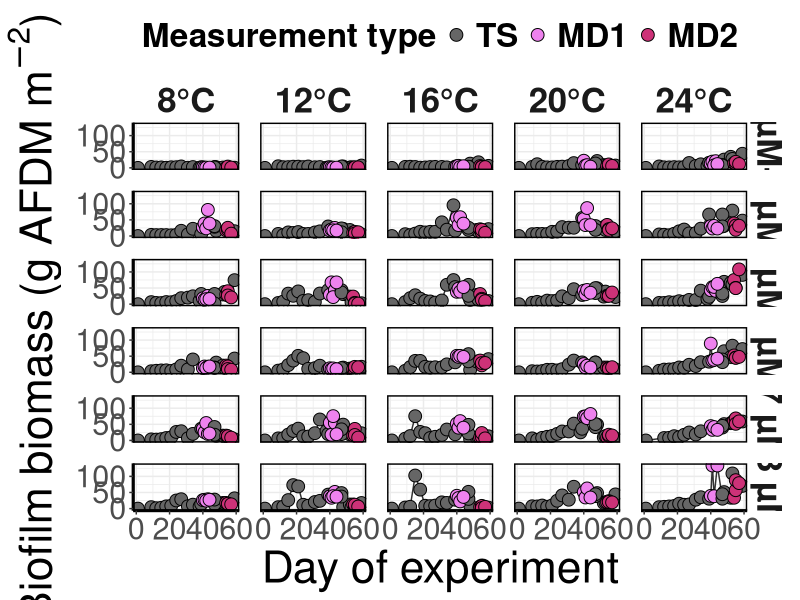
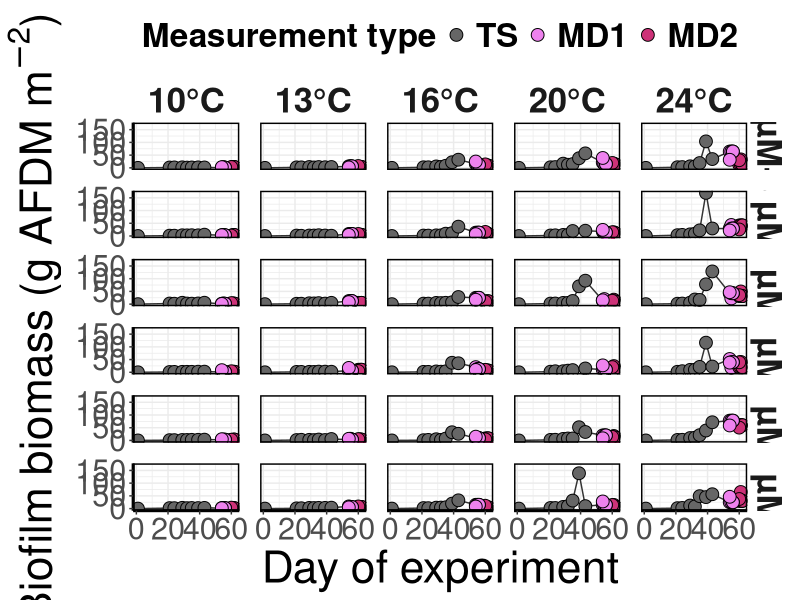
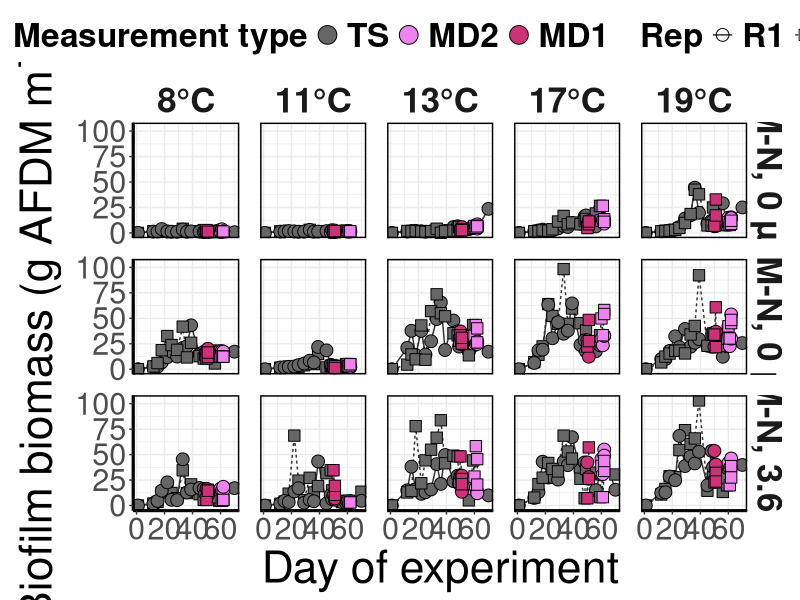

These figures' R source, in order:
# JMH 2023
# Generates Fig. 2, S4, and S5
# update 2 Jul 24

library(tidyverse)

# Data ---- 

## smp dates ----
  D1_2015_met <- as.Date("2015-07-15", format = "%Y-%m-%d")
  D2_2015_met <- as.Date("2015-07-27", format = "%Y-%m-%d")
  D1_2015_up <- as.Date("2015-07-20", format = "%Y-%m-%d")
  D2_2015_up <- as.Date("2015-07-28", format = "%Y-%m-%d")
  # these are split over 2 days, took second
  D1_2015_nfix <- as.Date("2015-07-17", format = "%Y-%m-%d")
  D2_2015_nfix <- as.Date("2015-07-30", format = "%Y-%m-%d")
  
  D1_2016_met <- as.Date("2016-07-27", format = "%Y-%m-%d")
  D2_2016_met <- as.Date("2016-08-02", format = "%Y-%m-%d")
  D1_2016_up <- as.Date("2016-07-28", format = "%Y-%m-%d") 
  D2_2016_up <- as.Date("2016-08-03", format = "%Y-%m-%d")
  # these are split over 2 days, took second
  D1_2016_nfix <- as.Date("2016-07-26", format = "%Y-%m-%d")
  D2_2016_nfix <- as.Date("2016-08-01", format = "%Y-%m-%d")
  
  D1_2017_met <- as.Date("2017-07-11", format = "%Y-%m-%d")
  D2_2017_met <- as.Date("2017-07-22", format = "%Y-%m-%d")
  D1_2017_up <- as.Date("2017-07-12", format = "%Y-%m-%d")
  D2_2017_up <- as.Date("2017-07-23", format = "%Y-%m-%d")
  # these are split over 2 days, took second
  D1_2017_nfix <- as.Date("2017-07-15", format = "%Y-%m-%d")
  D2_2017_nfix <- as.Date("2017-07-21", format = "%Y-%m-%d")

BMsmp2015 <- read.csv("01_Data/2015ChannelAFDM_cleaned.csv", row.names = 1) %>% 
              pivot_longer(cols = c(Met_gAFDM_m2:Nfix_gAFDM_m2), names_to = "Response", values_to = "gAFDM_m2") %>% 
              mutate(MetDate2 = case_when(MetDate == "D1" & Response == "Met_gAFDM_m2" ~ D1_2015_met,
                                          MetDate == "D2" & Response == "Met_gAFDM_m2" ~ D2_2015_met,
                                          MetDate == "D1" & (Response == "Nup_gAFDM_m2" | Response == "Pup_gAFDM_m2") ~ D1_2015_up,
                                          MetDate == "D2" & (Response == "Nup_gAFDM_m2" | Response == "Pup_gAFDM_m2") ~ D2_2015_up,
                                          MetDate == "D1" & Response == "Nfix_gAFDM_m2" ~ D1_2015_nfix,
                                          MetDate == "D2" & Response == "Nfix_gAFDM_m2" ~ D2_2015_nfix))

BMsmp2016 <- read.csv("01_Data/2016ChannelAFDM_cleaned.csv", row.names = 1) %>% 
  pivot_longer(cols = c(Met_gAFDM_m2:Nfix_gAFDM_m2), names_to = "Response", values_to = "gAFDM_m2") %>% 
  mutate(MetDate2 = case_when(ExpDay2 == "D1" & Response == "Met_gAFDM_m2" ~ D1_2016_met,
                              ExpDay2 == "D2" & Response == "Met_gAFDM_m2" ~ D2_2016_met,
                              ExpDay2 == "D1" & (Response == "Nup_gAFDM_m2" | Response == "Pup_gAFDM_m2") ~ D1_2016_up,
                              ExpDay2 == "D2" & (Response == "Nup_gAFDM_m2" | Response == "Pup_gAFDM_m2") ~ D2_2016_up,
                              ExpDay2 == "D1" & Response == "Nfix_gAFDM_m2" ~ D1_2016_nfix,
                              ExpDay2 == "D2" & Response == "Nfix_gAFDM_m2" ~ D2_2016_nfix))

# no n fix afdm on this date
BMsmp2017 <- read.csv("01_Data/2017ChannelAFDM_cleaned.csv", row.names = 1)%>% 
  pivot_longer(cols = c(Met_gAFDM_m2:Pup_gAFDM_m2), names_to = "Response", values_to = "gAFDM_m2") %>% 
  mutate(MetDate2 = case_when(ExpDay2 == "D1" & Response == "Met_gAFDM_m2" ~ D1_2017_met,
                              ExpDay2 == "D2" & Response == "Met_gAFDM_m2" ~ D2_2017_met,
                              ExpDay2 == "D1" & (Response == "Nup_gAFDM_m2" | Response == "Pup_gAFDM_m2") ~ D1_2017_up,
                              ExpDay2 == "D2" & (Response == "Nup_gAFDM_m2" | Response == "Pup_gAFDM_m2") ~ D2_2017_up))

## time series
BioDynExpCodes <- read.csv("01_Data/00_DefinBMts.csv", row.names = 1) %>% 
                      select(Y, channel, TempF, nitrogen_ugL, phosphorus_ugL) %>% 
                      distinct()

ExpDays2015_date <- seq(as.Date("2015-06-04"), as.Date("2015-08-01"), by = "day")
ExpDays2015_days <- seq(seq(1,59, by = 1))
ExpDays2015 <- as.data.frame(cbind(ExpDays2015_date, ExpDays2015_days)) %>% 
                  mutate(ExpDays2015_date = as.Date(ExpDays2015_date))
names(ExpDays2015) <- c("date", "ExpDays")


ExpDays2016_date <- seq(as.Date("2016-06-03"), as.Date("2016-08-03"), by = "day")
ExpDays2016_days <- seq(seq(1,62, by = 1))
ExpDays2016 <- as.data.frame(cbind(ExpDays2016_date, ExpDays2016_days)) %>% 
  mutate(ExpDays2016_date = as.Date(ExpDays2016_date))
names(ExpDays2016) <- c("date", "ExpDays")

ExpDays2017_date <- seq(as.Date("2017-05-23"), as.Date("2017-07-31"), by = "day")
ExpDays2017_days <- seq(seq(1,70, by = 1))
ExpDays2017 <- as.data.frame(cbind(ExpDays2017_date, ExpDays2017_days)) %>% 
  mutate(ExpDays2017_date = as.Date(ExpDays2017_date))
names(ExpDays2017) <- c("date", "ExpDays")

ExpDays <- rbind(ExpDays2015, ExpDays2016, ExpDays2017)

BioDyn <- read.csv("01_Data/00_DefinBMts.csv", row.names = 1) %>% 
  select(-c(ID, Y_chan, date_chan, afdm_g_m2.la, TempF:phosphorus_ugL, TempK, Y, ExpDay)) %>% 
  filter(!is.na(afdm_g_m2)) %>% 
  mutate(date = as.Date(date, format = "%Y-%m-%d")) %>% 
  full_join(BMsmp2015 %>% 
              select(-MetDate) %>% 
              rename(gAFDM_m2_2015 = gAFDM_m2), by = c("date" = "MetDate2", "channel" = "channel")) %>% 
  mutate(Response = ifelse(is.na(Response), "TS", Response)) %>% 
  full_join(BMsmp2016 %>% 
              select(-ExpDay2, -Year) %>% 
              rename(gAFDM_m2_2016 = gAFDM_m2), by = c("date" = "MetDate2", "channel" = "channel", "Response")) %>% 
  full_join(BMsmp2017 %>% 
              select(-ExpDay2, -Year) %>% 
              rename(gAFDM_m2_2017 = gAFDM_m2), by = c("date" = "MetDate2", "channel" = "channel", "Response")) %>% 
  rowwise() %>% 
  # avg any times when there are AFDM from ts and sampling
  mutate(gAFDM_m2_F = mean(c(afdm_g_m2, gAFDM_m2_2015, gAFDM_m2_2016, gAFDM_m2_2017), na.rm = T),
         Y = as.numeric(strftime(date, format = "%Y"))) %>% 
  select(Y, date, channel, Response, gAFDM_m2_F) %>% 
  left_join(ExpDays, by = "date") %>% 
  left_join(BioDynExpCodes, by = c("Y", "channel")) %>% 
  mutate(Nf = as.factor(as.character(nitrogen_ugL)),
         Pf = as.factor(as.character(phosphorus_ugL)),
         date = as.Date(date)) 

# 2015 -----
bio15 <- BioDyn %>% 
  filter(Y == "2015") %>% 
  mutate(TempFval = ifelse(TempF == "A", "8°C", 
                           ifelse(TempF == "B", "12°C",
                                  ifelse(TempF == "C", "16°C",
                                         ifelse(TempF == "D", "20°C",
                                                ifelse(TempF == "E", "24°C","BLAH" )))))) %>% 
  mutate(TempFval = as.factor(TempFval),
    TempFval = fct_relevel(TempFval, c("8°C","12°C","16°C","20°C","24°C"))) %>% 
  mutate(Nf = fct_relevel(Nf, c("0", "25", "50", "100", "150", "200")),
         NuM = case_when(nitrogen_ugL == 0 ~ 0,
                         nitrogen_ugL == 25 ~ 1.8,
                         nitrogen_ugL == 50 ~ 3.6,
                         nitrogen_ugL == 100 ~ 7.1,
                         nitrogen_ugL == 150 ~ 10.7,
                         nitrogen_ugL == 200 ~ 14.3),
         NuM = as.factor(NuM),
         NuM = fct_relevel(NuM, "0", "1.8", "3.6", "7.1", "10.7", "14.3"),
         date_col = case_when(date == "2015-07-13" | date == "2015-07-14" | date == "2015-07-15" | date == "2015-07-16" | date == "2015-07-17" | date == "2015-07-18" ~ "MD1", 
                                date == "2015-07-27" | date == "2015-07-28" | date == "2015-07-29" | date == "2015-07-30" ~ "MD2",
                              TRUE ~ "TS"),
         date_col = as.factor(date_col)) %>% 
  droplevels()


Nlabels_2015 <- c("0 µM-N", "1.8 µM-N", "3.6 µM-N", "7.1 µM-N", "10.7 µM-N", "14.3 µM-N")
names(Nlabels_2015) <-  c("0", "1.8", "3.6", "7.1", "10.7", "14.3")

png("05_Figures4MS/19_Fig2_BMtimeSeries2015.png", units = "in", height = 13, width = 15, res = 300)
ggplot() +
  geom_line(data = bio15, aes(y = gAFDM_m2_F, x = ExpDays), color = "grey20") +
  geom_point(data = bio15, aes(y = gAFDM_m2_F, x = ExpDays, fill = date_col),
             shape = 21, size = 4) +
  facet_grid(NuM ~ TempFval, labeller = labeller(NuM = Nlabels_2015)) +
  xlab("Day of experiment") +
  ylab(expression(paste("Biofilm biomass (g AFDM ",m^-2,")"))) +
  scale_fill_manual(values = c("grey40", "violet", "violetred3"), 
                    name = "Measurement type") +
  theme_bw() +
  theme(panel.background = element_rect(fill = "white", color = "white"),
        panel.border = element_rect(color = "black", fill = "NA", linewidth = 1),
        panel.spacing.x = unit(15, "pt"),
        panel.spacing.y = unit(15, "pt"),
        axis.title.x = element_text(size = 32),
        axis.title.y = element_text(size = 32),
        axis.text = element_text(size = 22),
        axis.line = element_line(color = "black", linewidth = 1),
        plot.background = element_rect(fill = "white", color =  "white"),
        strip.background = element_blank(),
        strip.text.x = element_text(size = 25, face = "bold"),
        strip.text.y = element_text(size = 25, face = "bold"),
        legend.position = "top",
        legend.title = element_text(size = 24, face = "bold"),
        legend.text = element_text(size = 24, face = "bold"),
        legend.key.height = unit(1,"cm")) 
dev.off()

# 2016 ----
bio16 <- BioDyn %>% 
  filter(Y == "2016") %>% 
  mutate(TempFval = ifelse(TempF == "A", "10°C", 
                           ifelse(TempF == "B", "13°C",
                                  ifelse(TempF == "C", "16°C",
                                         ifelse(TempF == "D", "20°C",
                                                ifelse(TempF == "E", "24°C","BLAH" )))))) %>% 
  mutate(TempFval = as.factor(TempFval),
         TempFval = fct_relevel(TempFval, c("10°C","13°C","16°C","20°C","24°C"))) %>% 
  mutate(Pf = fct_relevel(Pf, c("0", "25", "50", "100", "150", "200")),
         PuM = case_when(phosphorus_ugL == 0 ~ 0,
                         phosphorus_ugL == 25 ~ 0.8,
                         phosphorus_ugL == 50 ~ 1.6,
                         phosphorus_ugL == 100 ~ 3.6,
                         phosphorus_ugL == 150 ~ 4.8,
                         phosphorus_ugL == 200 ~ 6.5),
         PuM = as.factor(PuM),
         PuM = fct_relevel(PuM, "0", "0.8", "1.6", "3.6", "4.8", "6.5"),
         date_col = case_when(date %in% c(D1_2016_met, D1_2016_up, D1_2016_nfix) ~ "MD1",
                              date %in% c(D2_2016_met, D2_2016_up, D2_2016_nfix) ~ "MD2",
                              TRUE ~ "TS"),
         date_col = as.factor(date_col)) %>% 
  droplevels()

Plabels_2016 <- c("0 µM-N", "0.8 µM-P", "1.6 µM-P", "3.6 µM-P", "4.8 µM-P", "6.5 µM-P")
names(Plabels_2016) <-  c("0", "0.8", "1.6", "3.6", "4.8", "6.5")

png("05_Figures4MS/19_FigS5_BMtimeSeries2016.png", units = "in", height = 12, width = 15, res = 300)
ggplot() +
  geom_line(data = bio16, aes(y = gAFDM_m2_F, x = ExpDays), color = "grey20") +
  geom_point(data = bio16, aes(y = gAFDM_m2_F, x = ExpDays, fill = date_col),
             shape = 21, size = 4) +
  facet_grid(PuM ~ TempFval,
             labeller = labeller(PuM = Plabels_2016)) +
  xlab("Day of experiment") +
  ylab(expression(paste("Biofilm biomass (g AFDM ",m^-2,")"))) +
  scale_fill_manual(values = c("grey40", "violet", "violetred3"), 
                    name = "Measurement type") +
  # scale_y_continuous(sec.axis = sec_axis(trans = ~.))+
  theme_bw() +
  theme(panel.background = element_rect(fill = "white", color = "white"),
        panel.border = element_rect(color = "black", fill = "NA", size = 1),
        panel.spacing.x = unit(15, "pt"),
        panel.spacing.y = unit(15, "pt"),
        axis.title.x = element_text(size = 32),
        axis.title.y = element_text(size = 32),
        axis.text = element_text(size = 22),
        axis.line = element_line(color = "black", size = 1),
        plot.background = element_rect(fill = "white", color =  "white"),
        strip.background = element_blank(),
        # strip.background = element_rect(fill = "grey", color =  "white"),
        strip.text.x = element_text(size = 25, face = "bold"),
        strip.text.y = element_text(size = 25, face = "bold"),
        # strip.placement = "outside",
        legend.position = "top",
        legend.title = element_text(size = 24, face = "bold"),
        legend.text = element_text(size = 24, face = "bold"),
        legend.key.height = unit(1,"cm")) 
dev.off()


# 2017 ----
bio17 <- BioDyn %>% 
  filter(Y == "2017")%>% 
  mutate(TempFval = ifelse(TempF == "A", "8°C", 
                           ifelse(TempF == "B", "11°C",
                                  ifelse(TempF == "C", "13°C",
                                         ifelse(TempF == "D", "17°C",
                                                ifelse(TempF == "E", "19°C","BLAH" )))))) %>% 
  mutate(TempFval = as.factor(TempFval),
         TempFval = fct_relevel(TempFval, c("8°C","11°C","13°C","17°C","19°C"))) %>% 
  mutate(NandP = paste0(Nf," ", Pf)) %>% 
  mutate(NandP2 = ifelse(NandP == "0 0", "0 N, 0 P",
                         ifelse(NandP == "50 0", "50 N, 0 P",
                                ifelse(NandP == "50 111", "50 N, 111 P", "BLAH")))) %>% 
  mutate(NandP_uM = case_when(NandP2 == "0 N, 0 P" ~ "0 N, 0 P",
                              NandP2 == "50 N, 0 P" ~ "3.6 N, 0 P",
                              NandP2 == "50 N, 111 P" ~ "3.6 N, 3.6 P"),
         NandP_uM = as.factor(NandP_uM),
         NandP_uM = fct_relevel(NandP_uM, "0 N, 0 P","3.6 N, 0 P","3.6 N, 3.6 P"),
         date_col = case_when(date %in% c(D1_2017_met, D1_2017_up, D1_2017_nfix) ~ "MD1",
                              date %in% c(D2_2017_met, D2_2017_up, D2_2017_nfix) ~ "MD2",
                              TRUE ~ "TS"),
         date_col = as.factor(date_col),
         Rep = as.factor(ifelse(channel <= 15, "R1", "R2"))) %>%
  # remove 2 big outliers
  filter(!(date == "2017-07-12" & channel == "12" & Response == "Nup_gAFDM_m2")) %>% 
  filter(!(date == "2017-07-10" & channel == "12" )) %>% 
  droplevels() 

NPlabels_2017 <- c("0 µM-N, 0 µM-P","3.6 µM-N, 0 µM-P","3.6 µM-N, 3.6 µM-P")
names(NPlabels_2017) <-  c("0 N, 0 P","3.6 N, 0 P","3.6 N, 3.6 P")

png("05_Figures4MS/19_FigS6_BMtimeSeries2017.png", units = "in", height = 12, width = 15, res = 300)
ggplot() +
  geom_line(data = bio17, aes(y = gAFDM_m2_F, x = ExpDays, linetype = Rep), color = "grey20") +
  geom_point(data = bio17, aes(y = gAFDM_m2_F, x = ExpDays, fill = date_col, shape = Rep),
              size = 4) +
  facet_grid(NandP_uM ~ TempFval,
             labeller = labeller(NandP_uM = NPlabels_2017)) +
  xlab("Day of experiment") +
  ylab(expression(paste("Biofilm biomass (g AFDM ",m^-2,")"))) +
  scale_fill_manual(values = c("grey40", "violet", "violetred3"), 
                    name = "Measurement type") +
  scale_shape_manual(values = c(21,22)) +
  guides(fill = guide_legend(override.aes = list(shape=21, size = 6))) +
  theme_bw() +
  theme(panel.background = element_rect(fill = "white", color = "white"),
        panel.border = element_rect(color = "black", fill = "NA", size = 1),
        panel.spacing.x = unit(15, "pt"),
        panel.spacing.y = unit(15, "pt"),
        axis.title.x = element_text(size = 32),
        axis.title.y = element_text(size = 32),
        axis.text = element_text(size = 22),
        axis.line = element_line(color = "black", size = 1),
        plot.background = element_rect(fill = "white", color =  "white"),
        strip.background = element_blank(),
        # strip.background = element_rect(fill = "grey", color =  "white"),
        strip.text.x = element_text(size = 25, face = "bold"),
        strip.text.y = element_text(size = 25, face = "bold"),
        legend.position = "top",
        legend.title = element_text(size = 24, face = "bold"),
        legend.text = element_text(size = 24, face = "bold"),
        legend.key.height = unit(1,"cm")) 
dev.off()

# save/load
# save.image("02b_Script_SavedImages/19_Fig2_S2S3_BiomassDynamics_Rdat")
# load("02b_Script_SavedImages/19_Fig2_S2S3_BiomassDynamics_Rdat")

